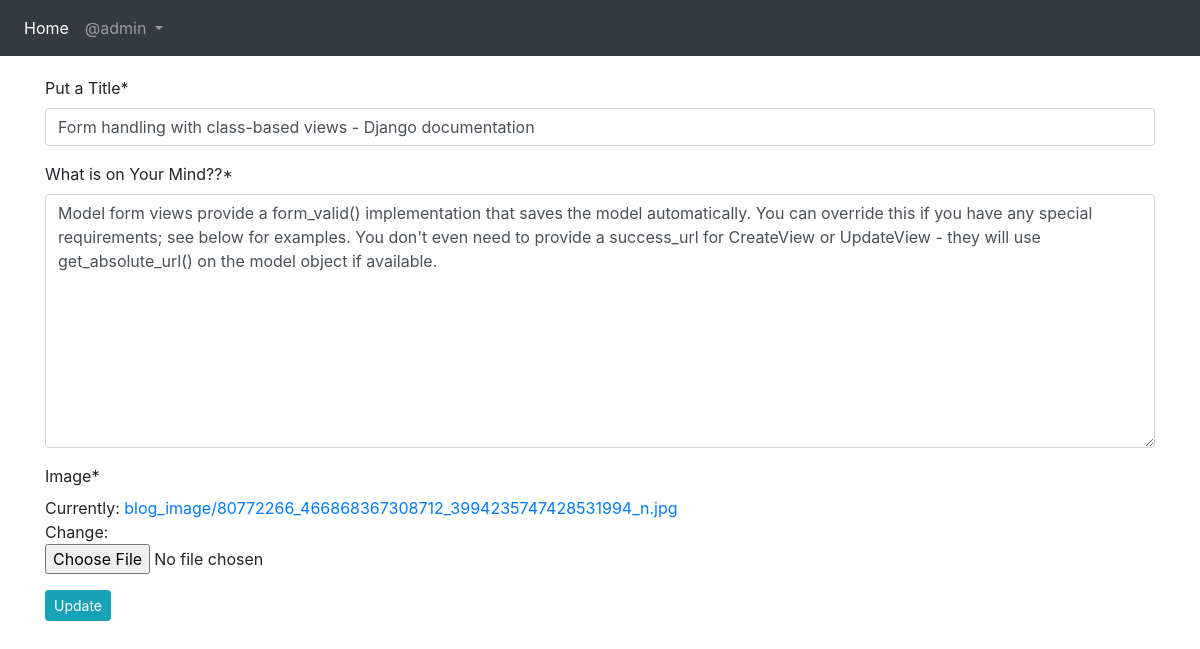
The page /blog/edit/6/ (signed in) on the database its author committed.
### App_blog/models.py (models this page shows, shortened)
class Blog(models.Model):
    author = models.ForeignKey(User, on_delete=models.CASCADE, related_name='post_author')
    blog_title = models.CharField(max_length=264, verbose_name='Put a Title')
    slug = models.SlugField(max_length=264, unique=True)
    blog_content = models.TextField(verbose_name='What is on Your Mind??')
    blog_image = models.ImageField(upload_to='blog_image', verbose_name="Image")
    publish_date = models.DateTimeField(auto_now_add=True)
    update_date = models.DateTimeField(auto_now=True)
    class Meta:
        ordering = ['-publish_date']

### App_blog/views.py (the view, shortened to what this page needs)
# urls.py: path('edit/<pk>/', views.UpdateBlog.as_view(), name='edit_blog'),
class UpdateBlog(LoginRequiredMixin, UpdateView):
    model = Blog
    fields = ('blog_title', 'blog_content', 'blog_image')
    template_name = 'App_Blog/edit_blog.html'

### templates/App_Blog/edit_blog.html (shortened to what this page needs)
{% extends 'base.html' %}
{% load crispy_forms_tags %}
{% block body_block %}
{% if blog.author == user %}
<form method="POST">
    {{form|crispy}}
    <button type="submit" name="button" class="btn btn-info btn-sm">Update</button>
    {% else %}
    <p>You are not allowed to view this page. 404</p>
</form>
{% endif %}
{% endblock %}

### templates/base.html (shortened to what this page needs)
<!doctype html>
<html lang="en">
<head>
    <link href="https://maxcdn.bootstrapcdn.com/bootstrap/4.0.0/css/bootstrap.min.css"
 rel="stylesheet">
    <link rel="stylesheet" href="https://stackpath.bootstrapcdn.com/font-awesome/4.7.0/css/font-awesome.min.css">
</head>
<body>
<nav class="navbar navbar-expand-sm navbar-dark bg-dark">
    <ul class="navbar-nav">
        <li class="nav-item active">
            <a class="nav-link" href="{% url 'index' %}">Home</a>
        </li>
        {% if user.is_authenticated %}
        <div class="nav-item dropdown">
            <a class="nav-link dropdown-toggle" data-toggle="dropdown" href="#" id="navbardrop">
                @{{user.username}}
            </a>
        </div>
        {% endif %}
    </ul>
</nav>
<div class="container" style="padding-top:20px">
    {% block body_block %}
    {% endblock %}
</div>
</body>
</html>

### rows shown on the page
Blog: blog_title "Form handling with class-based views - Django documentation", blog_content "Model form views provide a form_valid() implementation that saves the model automatically. You can override this if you have any special requirements; see below for examples. You don't even need to provide a success_url for CreateView or UpdateView - they will use get_absolute_url() on the model object if available."

### other values the page prints
{{ user.username }} "admin"
